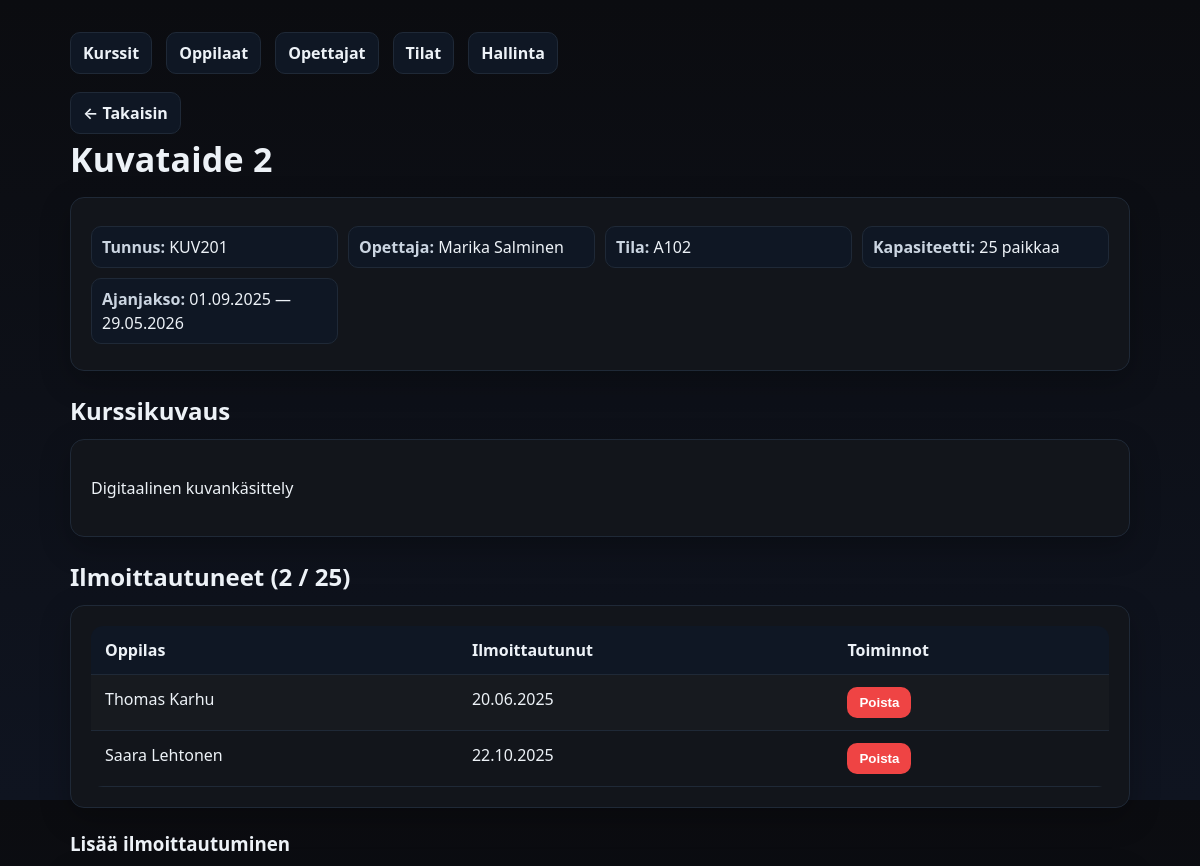
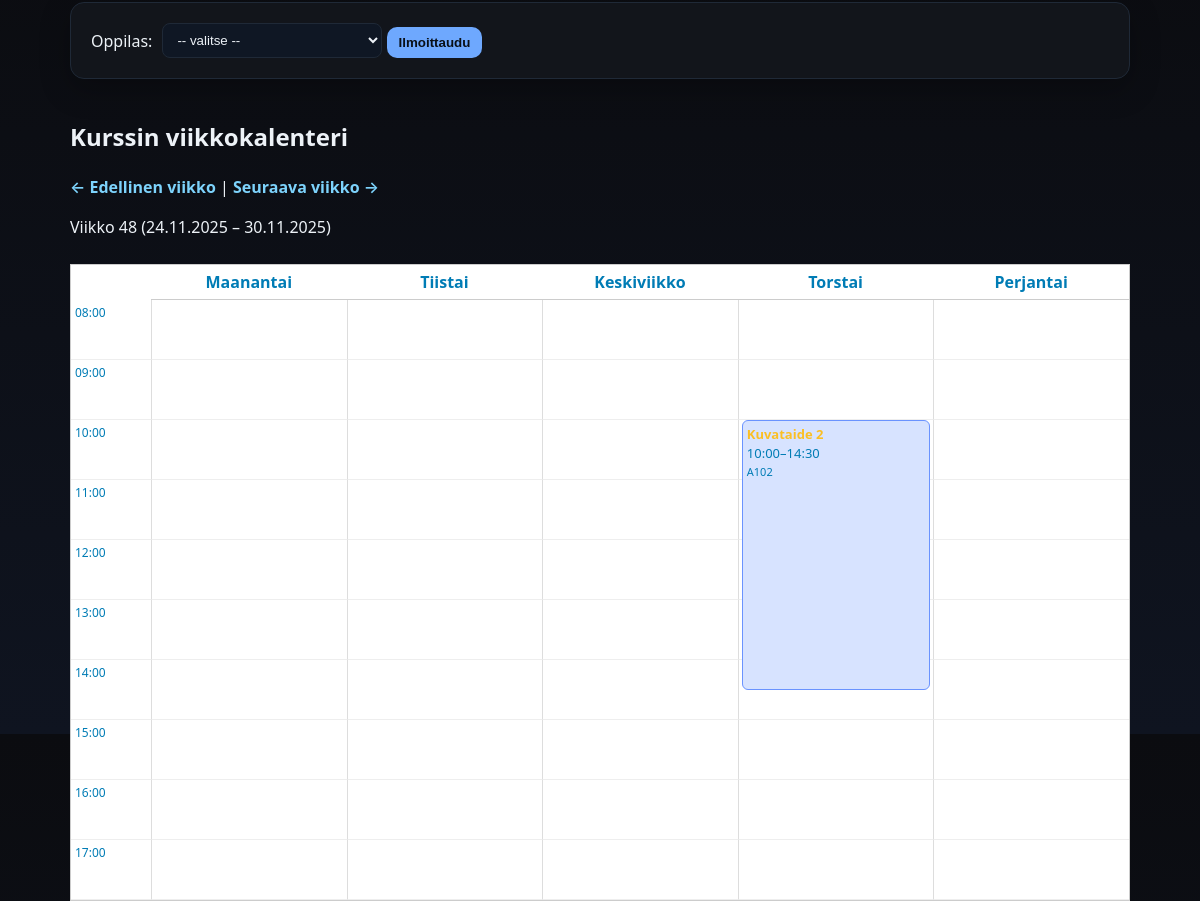
Screenshot of /kurssienhallinta/kurssi.php?id=22 with the database file from the repository (2 pictures, top to bottom).
### tables this page shows
CREATE TABLE `kurssit` (
  `kurssi_id` int(11) NOT NULL,
  `kurssin_tunnus` varchar(20) NOT NULL,
  `kurssi_nimi` varchar(100) NOT NULL,
  `kurssikuvaus` text DEFAULT NULL,
  `aloituspaiva` date NOT NULL,
  `lopetuspaiva` date NOT NULL,
  `opettaja_id` int(11) NOT NULL,
  `tila_id` int(11) NOT NULL
);

CREATE TABLE `opettajat` (
  `opettaja_id` int(11) NOT NULL,
  `etunimi` varchar(50) NOT NULL,
  `sukunimi` varchar(50) NOT NULL,
  `aine` varchar(100) NOT NULL
);

CREATE TABLE `tilat` (
  `tila_id` int(11) NOT NULL,
  `tila_nimi` varchar(50) NOT NULL,
  `paikkoja` int(11) NOT NULL
);

CREATE TABLE `ilmoittautuminen` (
  `ilmoittautuminen_id` int(11) NOT NULL,
  `opiskelija_id` int(11) NOT NULL,
  `kurssi_id` int(11) NOT NULL,
  `ilmoittautumispaiva` datetime NOT NULL DEFAULT current_timestamp()
);

CREATE TABLE `oppilaat` (
  `oppilas_id` int(11) NOT NULL,
  `etunimi` varchar(50) NOT NULL,
  `sukunimi` varchar(50) NOT NULL,
  `syntymaaika` date NOT NULL,
  `vuosikurssi` int(11) NOT NULL
);

### kurssienhallinta/kurssi.php (the view, shortened to what this page needs)
<?php
function finDate($date) {
    return date("d.m.Y", strtotime($date));
}
$pdo = getPDO();
$kurssi_id = (int)$_GET['id'];
$stmt = $pdo->prepare("SELECT k.*, o.etunimi AS op_etunimi, o.sukunimi AS op_sukunimi,
    t.tila_nimi, t.paikkoja
    FROM kurssit k
    JOIN opettajat o ON k.opettaja_id = o.opettaja_id
    JOIN tilat t ON k.tila_id = t.tila_id
    WHERE k.kurssi_id = ?");
$stmt->execute([$kurssi_id]);
$kurssi = $stmt->fetch();
$stmt = $pdo->prepare("SELECT i.ilmoittautuminen_id, o.oppilas_id, o.etunimi, o.sukunimi, i.ilmoittautumispaiva
    FROM ilmoittautuminen i
    JOIN oppilaat o ON i.opiskelija_id = o.oppilas_id
    WHERE i.kurssi_id = ?
    ORDER BY i.ilmoittautumispaiva ASC");
$stmt->execute([$kurssi_id]);
$ilmo = $stmt->fetchAll();
$osallistujia = count($ilmo);
$cap = (int)$kurssi['paikkoja'];
$over = $osallistujia > $cap;
$week = isset($_GET['week']) ? (int)$_GET['week'] : date("W");
$year = isset($_GET['year']) ? (int)$_GET['year'] : date("Y");
$dt = new DateTime();
$dt->setISODate($year, $week);
$weekStart = $dt->format("Y-m-d");
$dt->modify("+6 days");
$weekEnd = $dt->format("Y-m-d");
$paivat = ["Maanantai","Tiistai","Keskiviikko","Torstai","Perjantai"];
?>
<!doctype html>
<html lang="fi">
<head>
  <link rel="stylesheet" href="styles.css">
</head>
<body>
  <div class="container">
    <div class="nav">
      <a href="index.php">Kurssit</a>
      <a href="oppilaat.php">Oppilaat</a>
      <a href="opettajat.php">Opettajat</a>
      <a href="tilat.php">Tilat</a>
      <a href="admin.php">Hallinta</a>
    </div>
    <a class="back" href="index.php">← Takaisin</a>
    <h1 class="page-title"><?= htmlspecialchars($kurssi['kurssi_nimi']) ?></h1>
    <div class="card">
      <div class="meta">
        <div><strong>Tunnus:</strong> <?= htmlspecialchars($kurssi['kurssin_tunnus']) ?></div>
        <div><strong>Opettaja:</strong> <?= htmlspecialchars($kurssi['op_etunimi'].' '.$kurssi['op_sukunimi']) ?></div>
        <div><strong>Tila:</strong> <?= htmlspecialchars($kurssi['tila_nimi']) ?></div>
        <div><strong>Kapasiteetti:</strong> <?= $cap ?> paikkaa</div>
        <div><strong>Ajanjakso:</strong> <?= finDate($kurssi['aloituspaiva']) ?> — <?= finDate($kurssi['lopetuspaiva']) ?></div>
      </div>
    </div>
    <?php if (!empty($kurssi['kurssikuvaus'])): ?>
      <h2 style="margin:22px 0 10px">Kurssikuvaus</h2>
      <div class="card">
        <p><?= nl2br(htmlspecialchars($kurssi['kurssikuvaus'])) ?></p>
      </div>
    <?php endif; ?>
    <h2 style="margin:22px 0 10px">
      Ilmoittautuneet (<?= $osallistujia ?> / <?= $cap ?>)
    </h2>
    <div class="card table-wrap <?= $over ? 'warn' : '' ?>">
      <?php if (count($ilmo) === 0): ?>
        <p class="muted">Ei ilmoittautuneita.</p>
      <?php else: ?>
        <table>
          <thead>
            <tr>
              <th>Oppilas</th>
              <th>Ilmoittautunut</th>
              <th>Toiminnot</th>
            </tr>
          </thead>
          <tbody>
            <?php foreach($ilmo as $r): ?>
            <tr>
              <td><?= htmlspecialchars($r['etunimi'].' '.$r['sukunimi']) ?></td>
              <td><?= finDate($r['ilmoittautumispaiva']) ?></td>
              <td>
                <form method="post" action="poista_ilmo.php" style="display:inline">
                  <button class="btn btn-danger" type="submit" onclick="return confirm('Poistetaanko ilmoittautuminen?')">Poista</button>
                </form>
              </td>
            </tr>
            <?php endforeach; ?>
          </tbody>
        </table>
      <?php endif; ?>
    </div>
    <h3 style="margin:22px 0 10px">Lisää ilmoittautuminen</h3>
    <div class="card">
      <form method="post" action="ilmoittaudu.php">
        <label>Oppilas:
          <select name="oppilas_id" required>
            <option value="">-- valitse --</option>
          </select>
        </label>
        <button class="btn" type="submit">Ilmoittaudu</button>
      </form>
    </div>
<h2 style="margin-top:40px;">Kurssin viikkokalenteri</h2>
<p>
  <a href="kurssi.php?id=<?= $kurssi_id ?>&week=<?= $week-1 ?>&year=<?= $year ?>">← Edellinen viikko</a>
   |
  <a href="kurssi.php?id=<?= $kurssi_id ?>&week=<?= $week+1 ?>&year=<?= $year ?>">Seuraava viikko →</a>
</p>
<p>Viikko <?= $week ?> (<?= finDate($weekStart) ?> – <?= finDate($weekEnd) ?>)</p>
<div class="calendar-grid">
    <?php
    $startHour = 8;
    $endHour = 17;
    ?>
    <div></div>
    <?php foreach ($paivat as $pv): ?>
        <div style="text-align:center; padding:5px; font-weight:bold; border-bottom:1px solid #ccc;">
            <?= $pv ?>
        </div>
    <?php endforeach; ?>
    <?php for ($h = $startHour; $h <= $endHour; $h++): ?>
        <div class="time-cell"><?= sprintf("%02d:00", $h) ?></div>
        <?php foreach ($paivat as $pv): ?>
            <div class="day-column" data-day="<?= $pv ?>"></div>
        <?php endforeach; ?>
    <?php endfor; ?>
</div>
  </div>
</body>
</html>

### kurssienhallinta/styles.css (style rules this page uses)
:root { --bg:#0b0c10; --card:#12151b; --muted:#98a2b3; --text:#edf2f7; --accent:#6ea8fe; --danger:#ef4444; --border:#1f2937; }
* { box-sizing:border-box }
html,body { height:100% }
body { margin:0; font:16px/1.5 system-ui,-apple-system,Segoe UI,Roboto,Ubuntu,'Helvetica Neue',Arial; background:linear-gradient(180deg,#0b0c10 0%, #0f1420 100%); color:var(--text); }
.container { max-width:1100px;margin:32px auto;padding:0 20px }
.card { background:var(--card); border:1px solid var(--border); border-radius:14px; padding:20px; box-shadow:0 10px 30px rgba(0,0,0,.25); }
.page-title { margin:0 0 12px; font-size:clamp(24px,3.2vw,34px); letter-spacing:.2px; }
.nav { display:flex;gap:14px;flex-wrap:wrap;margin:0 0 18px }
.nav a,.back { color:var(--text); text-decoration:none; background:#0f1724; border:1px solid var(--border); padding:8px 12px;border-radius:10px; transition:all .15s ease; }
.back { display:inline-flex;align-items:center;gap:8px }
.table-wrap { overflow:auto }
table { width:100%;border-collapse:collapse;border-radius:12px;overflow:hidden }
th,td { padding:12px 14px;border-bottom:1px solid var(--border);text-align:left;vertical-align:top }
thead th { background:#0f1724;font-weight:600 }
tbody tr:nth-child(odd) { background:rgba(255,255,255,.02) }
.btn { appearance:none;border:0;border-radius:10px; padding:8px 12px;background:var(--accent); color:#091018;font-weight:600;cursor:pointer; transition:transform .15s ease, opacity .15s ease; }
.btn-danger { background:var(--danger);color:#fff }
select { background:#0f1724;color:var(--text);border:1px solid var(--border); padding:8px 10px;border-radius:8px;min-width:220px }
label { display:inline-flex;gap:10px;align-items:center }
.meta { display:grid;grid-template-columns:repeat(auto-fit,minmax(220px,1fr));gap:10px;margin:8px 0 6px }
.meta div { background:#0f1724;border:1px solid var(--border);padding:8px 10px;border-radius:10px }
.meta strong { font-weight:600;color:#cbd5e1 }
a { color: #7dd3fc; text-decoration: none; font-weight: 600; transition: color .15s ease; }

### kurssienhallinta/kurssi.php (style rules this page uses)
.calendar-grid { display: grid; grid-template-columns: 80px repeat(5, 1fr); border: 1px solid #ccc; margin-top: 25px; background: #fff; color: #007cb5ff; }
.time-cell { border-bottom: 1px solid #eee; height: 60px; padding: 4px; font-size: 12px; color: #007cb5ff; }
.day-column { position: relative; border-left: 1px solid #ddd; border-bottom: 1px solid #eee; }

### rows the page displays
kurssit: kurssi_nimi "Kuvataide 2", kurssin_tunnus "KUV201", opettaja.sukunimi "Marika Salminen", tila.tila_nimi "A102", tila.paikkoja "25", aloituspaiva "01.09.2025", lopetuspaiva "29.05.2026", kurssikuvaus "Digitaalinen kuvankäsittely"
ilmoittautuminen: opiskelija.sukunimi "Thomas Karhu", ilmoittautumispaiva "20.06.2025"
ilmoittautuminen: opiskelija.sukunimi "Saara Lehtonen", ilmoittautumispaiva "22.10.2025"

### other values shown
$osallistujia "2"
$week "48"
$pv "Maanantai"
$pv "Tiistai"
$pv "Keskiviikko"
$pv "Torstai"
$pv "Perjantai"
